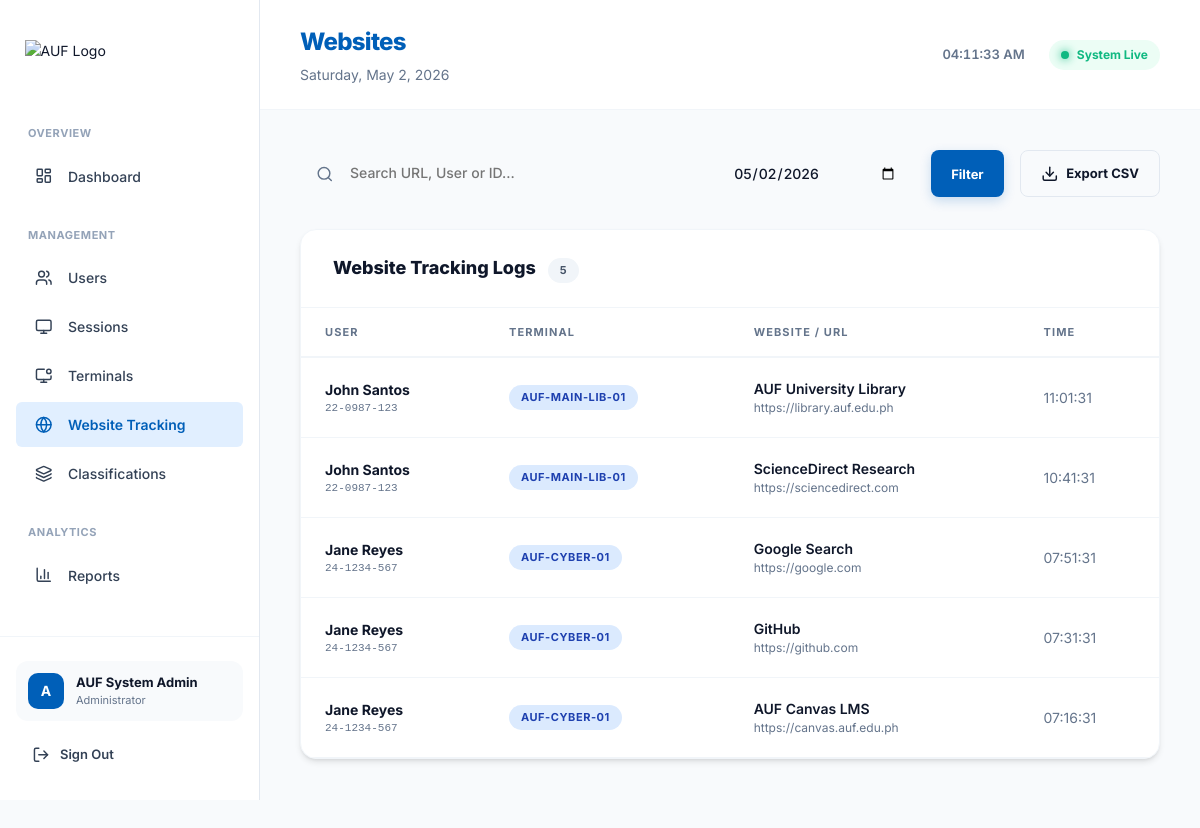
The page /server/admin/websites.php (signed in) on the database its author committed.
### tables this page shows
CREATE TABLE website_logs (
    id           INT UNSIGNED AUTO_INCREMENT PRIMARY KEY,
    session_id   INT UNSIGNED NOT NULL,
    user_id      INT UNSIGNED NOT NULL,
    website_id   INT UNSIGNED NOT NULL,
    visited_at   TIMESTAMP NOT NULL DEFAULT CURRENT_TIMESTAMP,
    FOREIGN KEY (session_id) REFERENCES sessions(id) ON UPDATE CASCADE ON DELETE CASCADE,
    FOREIGN KEY (user_id)    REFERENCES users(id)    ON UPDATE CASCADE ON DELETE CASCADE,
    FOREIGN KEY (website_id) REFERENCES websites(id) ON UPDATE CASCADE ON DELETE CASCADE,
    INDEX idx_session_id (session_id),
    INDEX idx_visited_at (visited_at)
);

CREATE TABLE users (
    id               INT UNSIGNED AUTO_INCREMENT PRIMARY KEY,
    user_id          VARCHAR(50)  NOT NULL UNIQUE COMMENT 'Staff ID or Student ID',
    first_name       VARCHAR(100) DEFAULT NULL,
    middle_name      VARCHAR(100) DEFAULT NULL,
    last_name        VARCHAR(100) DEFAULT NULL,
    name             VARCHAR(255) NOT NULL,
    username         VARCHAR(100) DEFAULT NULL,
    email            VARCHAR(150) DEFAULT NULL,
    password_hash    VARCHAR(255) NOT NULL,
    role             ENUM('student', 'staff', 'admin') NOT NULL DEFAULT 'student',
    status           ENUM('active', 'inactive', 'suspended') NOT NULL DEFAULT 'active',
    contact_number   VARCHAR(50)  DEFAULT NULL,
    designation      VARCHAR(100) DEFAULT NULL,
    college_id       INT UNSIGNED DEFAULT NULL,
    gender           ENUM('Male', 'Female', 'Other') DEFAULT NULL,
    year             VARCHAR(10)  DEFAULT NULL,
    department_id    INT UNSIGNED DEFAULT NULL,
    degree_id        INT UNSIGNED DEFAULT NULL,
    specialization_id INT UNSIGNED DEFAULT NULL,
    ra_expiry_date   DATE         DEFAULT NULL,
    rank             VARCHAR(50)  DEFAULT NULL,
    batch            VARCHAR(50)  DEFAULT NULL,
    cadre            VARCHAR(100) DEFAULT NULL,
    dob              DATE         DEFAULT NULL,
    creation_date    TIMESTAMP NOT NULL DEFAULT CURRENT_TIMESTAMP,
    updated_at       TIMESTAMP NOT NULL DEFAULT CURRENT_TIMESTAMP ON UPDATE CURRENT_TIMESTAMP,
    FOREIGN KEY (college_id)    REFERENCES colleges(id)    ON UPDATE CASCADE ON DELETE SET NULL,
    FOREIGN KEY (department_id) REFERENCES departments(id) ON UPDATE CASCADE ON DELETE SET NULL,
    FOREIGN KEY (degree_id)     REFERENCES degrees(id)     ON UPDATE CASCADE ON DELETE SET NULL,
    FOREIGN KEY (specialization_id) REFERENCES specializations(id) ON UPDATE CASCADE ON DELETE SET NULL,
    INDEX idx_user_id (user_id),
    INDEX idx_status (status)
);

CREATE TABLE terminals (
    id            INT UNSIGNED AUTO_INCREMENT PRIMARY KEY,
    terminal_code VARCHAR(30)  NOT NULL UNIQUE COMMENT 'e.g. PC-01',
    terminal_name VARCHAR(100) DEFAULT NULL,
    pc_hostname   VARCHAR(150) DEFAULT NULL,
    campus_id     INT UNSIGNED DEFAULT NULL,
    room_id       INT UNSIGNED DEFAULT NULL,
    status        ENUM('online', 'offline', 'maintenance') NOT NULL DEFAULT 'offline',
    last_seen     TIMESTAMP NULL DEFAULT NULL,
    creation_date TIMESTAMP NOT NULL DEFAULT CURRENT_TIMESTAMP,
    FOREIGN KEY (campus_id) REFERENCES campuses(id) ON UPDATE CASCADE ON DELETE SET NULL,
    FOREIGN KEY (room_id)   REFERENCES rooms(id)   ON UPDATE CASCADE ON DELETE SET NULL,
    INDEX idx_status (status)
);

CREATE TABLE websites (
    id            INT UNSIGNED AUTO_INCREMENT PRIMARY KEY,
    url           TEXT NOT NULL,
    title         VARCHAR(255) DEFAULT NULL,
    created_at    TIMESTAMP DEFAULT CURRENT_TIMESTAMP,
    UNIQUE INDEX idx_url_hash (url(255))
);

### server/includes/helpers.php (called while the page is built, shortened)
<?php
function h(?string $str): string {
    return htmlspecialchars($str ?? '', ENT_QUOTES | ENT_HTML5, 'UTF-8');
}

### server/admin/websites.php (the view, shortened to what this page needs)
<?php
require_once __DIR__ . '/../includes/helpers.php';
$pdo = db();
$search = trim($_GET['search'] ?? '');
$date   = $_GET['date'] ?? date('Y-m-d');
$query = "SELECT wl.*, ws.url, ws.title, u.name AS user_name, u.user_id AS user_code, t.terminal_code
          FROM website_logs wl
          JOIN websites ws ON wl.website_id = ws.id
          JOIN users u ON u.id = wl.user_id
          JOIN sessions s ON s.id = wl.session_id
          JOIN terminals t ON t.id = s.terminal_id
          WHERE (DATE(wl.visited_at) = :dt)
          AND (:sh = '' OR ws.url LIKE :sh2 OR u.name LIKE :sh3 OR u.user_id LIKE :sh4)
          ORDER BY wl.visited_at DESC";
$stmt = $pdo->prepare($query);
$stmt->execute([
    ':dt'  => $date,
    ':sh'  => $search,
    ':sh2' => "%$search%",
    ':sh3' => "%$search%",
    ':sh4' => "%$search%"
]);
$logs = $stmt->fetchAll();
include __DIR__ . '/partials/header.php';
?>
<div class="filter-bar">
  <form method="GET" style="display:flex; gap:16px; width:100%; flex-wrap:wrap">
    <div class="search-wrap" style="flex:1">
      <i data-lucide="search" class="search-icon"></i>
      <input type="text" name="search" class="form-control search-input" placeholder="Search URL, User or ID..." value="<?= h($search) ?>">
    </div>
    <div style="width:200px">
      <input type="date" name="date" class="form-control" value="<?= h($date) ?>" onchange="this.form.submit()">
    </div>
    <button type="submit" class="btn btn-primary">Filter</button>
    <a href="?date=<?= $date ?>&search=<?= h($search) ?>&export=1" class="btn btn-outline"><i data-lucide="download"></i> Export CSV</a>
  </form>
</div>
<div class="card">
  <div class="card-header">
    <span class="card-title">Website Tracking Logs <span class="badge badge-gray" style="margin-left:8px"><?= count($logs) ?></span></span>
  </div>
  <?php if (empty($logs)): ?>
    <div class="empty-state">
      <div class="empty-icon"><i data-lucide="globe"></i></div>
      <p>No website visits tracked for this criteria.</p>
    </div>
  <?php else: ?>
    <div class="table-wrap">
      <table>
        <thead>
          <tr>
            <th>User</th>
            <th>Terminal</th>
            <th>Website / URL</th>
            <th>Time</th>
          </tr>
        </thead>
        <tbody>
          <?php foreach ($logs as $l): ?>
          <tr>
            <td>
              <div style="font-weight:700"><?= h($l['user_name']) ?></div>
              <div class="mono td-muted" style="font-size:11px"><?= h($l['user_code']) ?></div>
            </td>
            <td>
              <span class="badge badge-blue"><?= h($l['terminal_code']) ?></span>
            </td>
            <td style="max-width: 400px; overflow: hidden;">
              <div style="font-weight:600; color: var(--text-primary); text-overflow: ellipsis; white-space: nowrap; overflow: hidden;" title="<?= h($l['title'] ?? 'No Title') ?>">
                <?= h($l['title'] ?: 'Untitled Page') ?>
              </div>
              <a href="<?= h($l['url']) ?>" target="_blank" class="td-muted" style="font-size:12px; display: block; text-overflow: ellipsis; white-space: nowrap; overflow: hidden;">
                <?= h($l['url']) ?>
              </a>
            </td>
            <td class="td-muted">
              <?= date('H:i:s', strtotime($l['visited_at'])) ?>
            </td>
          </tr>
          <?php endforeach; ?>
        </tbody>
      </table>
    </div>
  <?php endif; ?>
</div>
<?php include __DIR__ . '/partials/footer.php'; ?>

### server/assets/css/admin.css (style rules this page uses)
:root { --primary: #005FB8; --secondary: #E1EFFF; --tertiary: #A04401; --neutral-bg: #F9F9F9; --bg-base: #F8FAFC; --bg-surface: #FFFFFF; --bg-sidebar: #FFFFFF; --text-primary: #0F172A; --text-secondary: #334155; --text-muted: #64748B; --text-faint: #94A3B8; --border: #E2E8F0; --border-light: #F1F5F9; --success: #10B981; --warning: #F59E0B; --danger: #EF4444; --info: #3B82F6; --sidebar-width: 260px; --shadow-sm: 0 1px 3px 0 rgb(0 0 0 / 0.1), 0 1px 2px -1px rgb(0 0 0 / 0.1); --shadow: 0 4px 6px -1px rgb(0 0 0 / 0.1), 0 2px 4px -2px rgb(0 0 0 / 0.1); --shadow-lg: 0 10px 15px -3px rgb(0 0 0 / 0.1), 0 4px 6px -4px rgb(0 0 0 / 0.1); --radius-sm: 6px; --radius: 12px; --radius-lg: 16px; --transition: 0.2s cubic-bezier(0.4, 0, 0.2, 1); }
*, *::before, *::after { box-sizing: border-box; margin: 0; padding: 0; }
html, body { height: 100%; font-family: 'Inter', system-ui, -apple-system, sans-serif; background-color: var(--bg-base) !important; color: var(--text-primary); font-size: 14px; line-height: 1.5; -webkit-font-smoothing: antialiased; }
i[data-lucide], .lucide { display: inline-block; width: 1.25rem; height: 1.25rem; vertical-align: middle; stroke-width: 2px; }
a { color: var(--primary); text-decoration: none; transition: all var(--transition); }
button, input, select, textarea { font-family: inherit; font-size: inherit; }
.card { background: var(--bg-surface); border-radius: var(--radius-lg); box-shadow: var(--shadow); border: 1px solid var(--border-light); overflow: hidden; margin-bottom: 32px; }
.card-header { padding: 24px 32px; border-bottom: 1px solid var(--border-light); display: flex; align-items: center; justify-content: space-between; }
.card-title { font-size: 18px; font-weight: 800; color: var(--text-primary); }
.table-wrap { overflow-x: auto; }
table { width: 100%; border-collapse: collapse; }
thead th { padding: 16px 24px; text-align: left; font-size: 11px; font-weight: 700; text-transform: uppercase; letter-spacing: 0.1em; color: var(--text-muted); border-bottom: 2px solid var(--border-light); }
tbody tr { border-bottom: 1px solid var(--border-light); transition: all var(--transition); }
td { padding: 20px 24px; vertical-align: middle; }
.td-muted { color: var(--text-muted); }
.mono { font-family: 'SFMono-Regular', Consolas, 'Liberation Mono', Menlo, monospace; font-size: 12px; }
.badge { display: inline-flex; align-items: center; gap: 6px; font-size: 11px; font-weight: 700; padding: 4px 12px; border-radius: 30px; text-transform: uppercase; letter-spacing: 0.05em; }
.badge-blue { background: #DBEAFE; color: #1E40AF; }
.badge-gray { background: #F1F5F9; color: #475569; }
.btn { display: inline-flex; align-items: center; justify-content: center; gap: 8px; padding: 10px 20px; border-radius: 8px; font-size: 13px; font-weight: 700; cursor: pointer; border: none; transition: all var(--transition); }
.btn-primary { background: var(--primary); color: white; box-shadow: 0 4px 12px rgba(0, 95, 184, 0.2); }
.btn-outline { background: transparent; border: 1px solid var(--border); color: var(--text-primary); }
.form-control { width: 100%; padding: 12px 16px; background: var(--bg-base); border: 2px solid transparent; border-radius: 10px; color: var(--text-primary); font-weight: 500; transition: all var(--transition); outline: none; }
.filter-bar { display: flex; align-items: center; gap: 16px; margin-bottom: 32px; flex-wrap: wrap; }
.search-wrap { position: relative; flex: 1; min-width: 260px; }
.search-icon { position: absolute; left: 16px; top: 50%; transform: translateY(-50%); color: var(--text-muted); font-size: 18px; }
.search-input { padding-left: 48px; }

### rows shown on the page
website_logs: user.name "John Santos", user.user_id "22-0987-123", terminals.terminal_code "AUF-MAIN-LIB-01", website.title "AUF University Library", website.url "https://library.auf.edu.ph", visited_at "11:01:31"
website_logs: user.name "John Santos", user.user_id "22-0987-123", terminals.terminal_code "AUF-MAIN-LIB-01", website.title "ScienceDirect Research", website.url "https://sciencedirect.com", visited_at "10:41:31"
website_logs: user.name "Jane Reyes", user.user_id "24-1234-567", terminals.terminal_code "AUF-CYBER-01", website.title "Google Search", website.url "https://google.com", visited_at "07:51:31"
website_logs: user.name "Jane Reyes", user.user_id "24-1234-567", terminals.terminal_code "AUF-CYBER-01", website.title "GitHub", website.url "https://github.com", visited_at "07:31:31"
website_logs: user.name "Jane Reyes", user.user_id "24-1234-567", terminals.terminal_code "AUF-CYBER-01", website.title "AUF Canvas LMS", website.url "https://canvas.auf.edu.ph", visited_at "07:16:31"

### other values the page prints
substr($admin['name'], 0, 1) "A"
$admin['name'] "AUF System Admin"
$page "Websites"
count($logs) "5"
